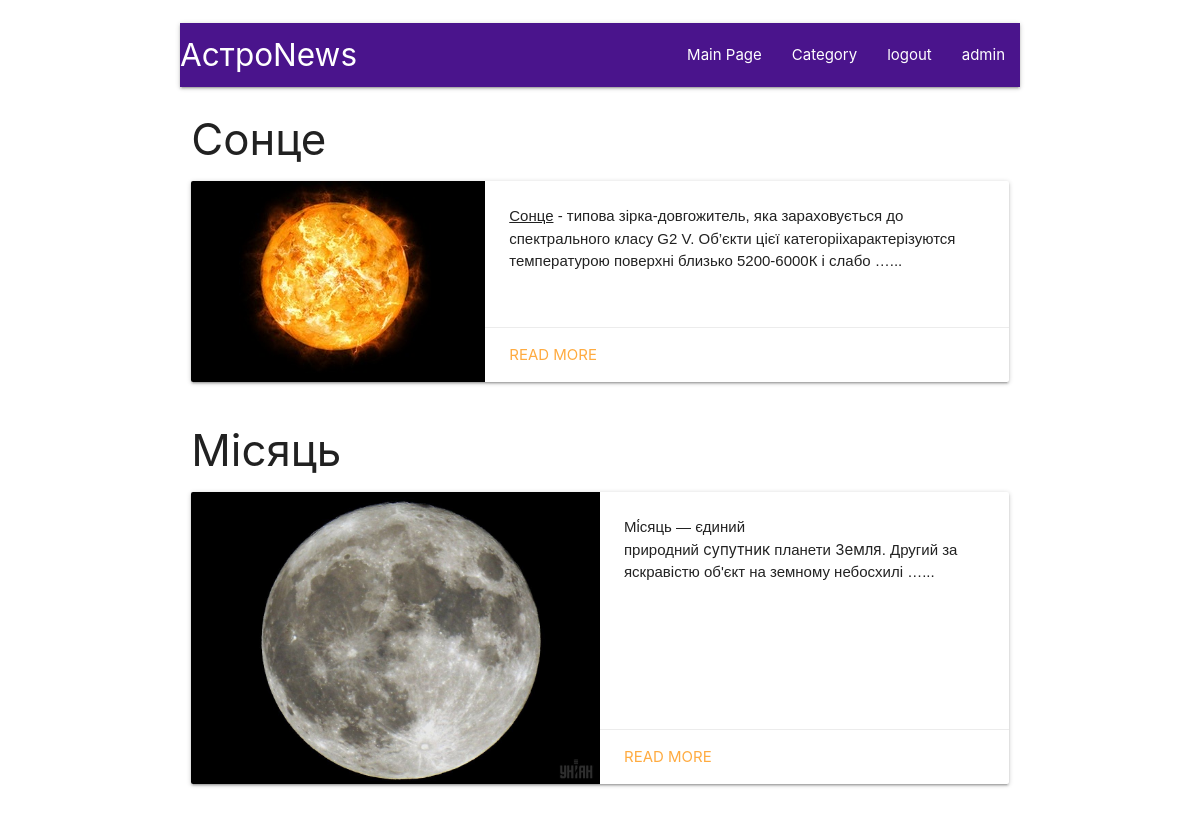
/category/category-heavenly_bodies (signed in), run on the app's committed database.
### mainapp/models.py (models this page shows, shortened)
class Information(models.Model):
	title = models.CharField(max_length=200, null=False)
	text = models.TextField(null=False)
	image = models.ImageField(upload_to='img/', blank=True, null=True)
	news_catagory = models.ForeignKey(Category, on_delete=models.SET_DEFAULT, default=1)
	urls_slung_inf = models.CharField(max_length=30, null=False, default="default")

### mainapp/views.py (the view, shortened to what this page needs)
# urls.py: path("category/<url_sl>", views.separator),
def separator(request, url_sl):
	categor_urls = [c.urls_slung_category for c in Category.objects.all()]
	for posts in categor_urls:
		if url_sl == posts:
			return render(request,
					"mainapp/list_of.html",
					{'Articuls':Information.objects.filter(news_catagory__urls_slung_category=url_sl)},
					  )

### mainapp/templates/mainapp/list_of.html (shortened to what this page needs)
{% extends "mainapp/head.html"%}
{% block content %}
<div class='row'>
  {% for n in Articuls%}
  <div class="col s12 m7 l12">
    <h3 class="header">{{ n.title }}</h3>
    <div class="card horizontal" height="200">
      <div class="card-image">
        {% if n.image%}
          <img src="{{n.image.url}}">
        {%endif%}
      </div>
      <div class="card-stacked">
        <div class="card-content">
          <p>{{ n.text|safe|truncatewords:26}}...</p>
        </div>
        <div class="card-action">
          <a href="/category/{{n.urls_slung_inf}}">Read more</a>
        </div>
      </div>
      </div>
  </div>
  {% endfor %}
</div>
{%endblock%}

### data on the page
Information: title "Сонце", image (picture), text "Сонце - типова зірка-довгожитель, яка зараховується до спектрального класу G2 V. Об’єкти цієї категорііхарактерізуются температурою поверхні близько 5200-6000К і слабо …"
Information: title "Місяць", image (picture), text "Мі́сяць — єдиний природний супутник планети Земля . Другий за яскравістю об'єкт на земному небосхилі …"
